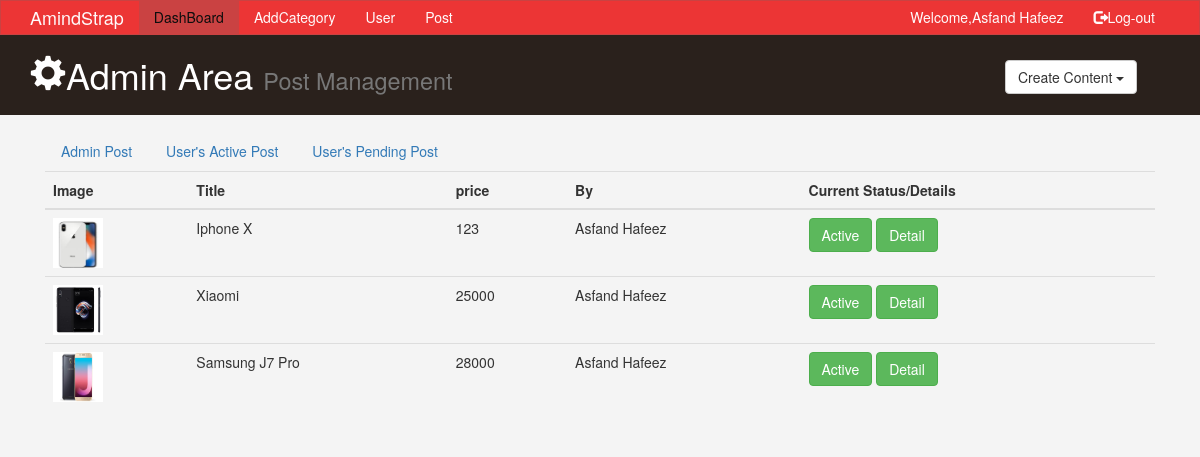
The app's page /admin/mypost.php (signed in) with its own data.
### tables this page shows
CREATE TABLE IF NOT EXISTS `users` (
  `id` int(255) NOT NULL AUTO_INCREMENT,
  `name` varchar(255) NOT NULL,
  `img` varchar(255) NOT NULL,
  `email` varchar(255) NOT NULL,
  `pass` varchar(255) NOT NULL,
  `gender` varchar(255) NOT NULL,
  `mobile` varchar(255) NOT NULL,
  `city` varchar(255) NOT NULL,
  `address` varchar(255) NOT NULL,
  `role` varchar(255) NOT NULL,
  `status` int(255) NOT NULL,
  PRIMARY KEY (`id`)
);

CREATE TABLE IF NOT EXISTS `post` (
  `id` int(255) NOT NULL AUTO_INCREMENT,
  `status` varchar(255) NOT NULL,
  `posted_date` varchar(255) NOT NULL,
  `img1` varchar(255) NOT NULL,
  `img2` varchar(255) NOT NULL,
  `title` varchar(255) NOT NULL,
  `price` int(255) NOT NULL,
  `mobile` text NOT NULL,
  `city` varchar(255) NOT NULL,
  `detail` varchar(255) NOT NULL,
  `user_id` int(11) NOT NULL,
  `category` varchar(255) NOT NULL,
  `views` int(255) NOT NULL,
  PRIMARY KEY (`id`)
);

### config.php (called while the page is built)
<?php
    $host = "localhost";
	$db_name = "FYP";
    $username = "root";
    $password = "";
	try	{
		$DB_con= new PDO ("mysql:host={$host};dbname={$db_name}",$username,$password);
		$DB_con->setAttribute(PDO::ATTR_ERRMODE , PDO::ERRMODE_EXCEPTION);
	}
	catch (PDOException $e)
	{
		echo $e->getMessage();
	}
	require_once "classcrud.php";
	$class= new crud($DB_con);
?>

### classcrud.php (called while the page is built, shortened)
<?php
class crud {
private $db;
function __construct ($db_con)
{
	$this->db= $db_con;
}
public function fetchdata($sql)
{
	$query= $this->db->prepare($sql);
	$query->execute();
	return $query;
	}
}
?>

### admin/mypost.php (the view, shortened to what this page needs)
<?php
require "assets/header.php";
$post= $class->fetchdata("select * from post where user_id='$ok'");
?>
	 <header id="header">
	 <div class="container">
	<div class="row hidden-xs">
	<div class="col-sm-10 ">
	<h1 >   <span class="glyphicon glyphicon-cog"></span>Admin Area <small>Post Management</small></h1>
	</div>
	<div class="col-sm-2">
			<div class="dropdown creat">
			  <button class="btn btn-default dropdown-toggle" type="button" data-toggle="dropdown">Create Content
			  <span class="caret"></span></button>
			</div>
	</div>
	</div>
	 </div>
	 </header>
				<section id="main">
				<div class="container">
				<div class="row">
				<div class="col-sm-12">
				<?php
					if($data['role']=="admin")
					{
					?>
				<div class="col-xs-12 col-sm-12 col-md-12 col-lg-12 col-xl-12">
					<ul class="nav nav-tabs">
        		<li class="nav-item">
        			<a href="mypost.php" class="nav-link active">Admin Post</a>
        		</li>
        		<li class="nav-item">
        			<a href="userpost.php" class="nav-link">User's Active Post</a>
        		</li>
				<li class="nav-item">
        			<a href="userpendingpost.php" class="nav-link">User's Pending Post</a>
        		</li>
				</ul>
				<table class="table">
			  <thead class="thead-dark">
				<tr>
				 <th scope="col">Image</th>
				  <th scope="col">Title</th>
				  <th scope="col">price</th>
				  <th scope="col">By</th>
				  <th scope="col">Current Status/Details</th>
				</tr>
			  </thead>
			  <tbody>
						<?php
		while($detail=$post->fetch(PDO::FETCH_ASSOC))
		{
			extract($detail);
			?>
							<tr>
				   <td><img src="../images/<?php echo $img1;?>" style="width:50px;height:50px;"/></td>
					<td><?php echo $title ?></td>
				  <td><?php echo $price ?></td>
				  				  <td style="text-transform:capitalize;">
				  <?php
			$user= $class->fetchdata("SELECT * FROM `users` WHERE id = '$user_id'");
			$userName=$user->fetch(PDO::FETCH_ASSOC);
				echo $userName['name'];
				  ?></td>
				  <td>
				  <?php
				  if($status=="Active")
				  {
				?>
	<a href="poststatus.php?from=mypost&id=<?php echo $id; ?>&status=Pending" type="button" class="btn btn-success">Active</a>
				<?php
				  }else{
				  ?>
	<a href="poststatus.php?from=mypost&id=<?php echo $id; ?>&status=Active" type="button" class="btn btn-danger">Pending</a>
				  <?php
				  }
				  ?>
<a href="detail.php?id=<?php echo $id; ?>" type="button" class="btn btn-success">Detail</a> </td>
					</tr>
		<?php }
		?>
		 </tbody>
			</table>
				</div>
				<?php
				}
				?>
				</div>
				</div>
				</div>
				</section>
</body>
</html>

### admin/assets/header.php (shortened to what this page needs)
<?php
include "../config.php";
if(empty($_SESSION['id']))
		{
			 ?>
			 <script> window.location.href="login.php";</script>
			 <?php
		}else{
			$ok = $_SESSION['id'];
		}
		$query= $class->fetchdata(" select * from users where id='$ok'");
		$data=$query->fetch(PDO::FETCH_ASSOC);
		?>
<!DOCTYPE HTML>
<html lang="en-US">
<head>
	<link rel="stylesheet" href="css/bootstrap.css" />
	<link rel="stylesheet" href="css/mystyle.css" />
	<link rel="stylesheet" href="css/awesome.min.css">
</head>
<body>
<nav class="navbar navbar-default ">
  <div class="container  ">
    <div class="navbar-header">
	<a href="../index.php" class="navbar-brand">AmindStrap</a>
	</div>
     <div class="collapse navbar-collapse" id="myNavbar">
	<ul class="nav navbar-nav">
		<li class="active act"><a href="index.php">DashBoard</a></li>
				<?php
					if($data['role']=="admin")
					{
					?>
							<li><a href="Category.php">AddCategory</a></li>
							<li><a href="users.php">User</a></li>
							<li><a href="mypost.php">Post</a></li>
					<?php
					}else {
					?>
		<li><a href="active.php">Post</a></li>
					<?php } ?>
	</ul>
<ul class="nav navbar-nav  navbar-right">
		<li ><a href="profile.php" style="text-transform:capitalize;">Welcome,<?php echo $data['name'];?></a></li>
		<li><a href="logout.php"><span class="glyphicon glyphicon-log-out"></span>Log-out</a></li>
	</ul>
	</div>
  </div>
</nav>

### admin/css/mystyle.css (style rules this page uses)
body { background:#f4f4f4; }
.navbar { min-height:33px !important; margin-bottom:0px; border-radius:0px; }
.navbar-nav > li >a ,.navbar-brand { padding-top:6px !important; padding-bottom:0px !important; height:33px; }
.navbar-default { background-color: #ec3535; border-color: #ca4242; }
.navbar-default .navbar-brand { color: #fffafb; }
.navbar-default .navbar-nav > li > a { color: #fffafb; }
.navbar-default .navbar-nav > .active > a, .navbar-default .navbar-nav > .active > a:hover, .navbar-default .navbar-nav > .active > a:focus { color: #0d0d0d; background-color: #ca4242; }
.navbar-default .navbar-collapse, .navbar-default .navbar-form { border-color: #fffafb; }
#header { background:#2A211C; color:#fff; padding-bottom:10px; margin-bottom:15px; }
#header .creat { padding-top:25px; }

### records on screen
users: name "Asfand Hafeez"
post: img1 (picture), title "Iphone X", price "123", user.name "Asfand Hafeez"
post: img1 (picture), title "Xiaomi", price "25000", user.name "Asfand Hafeez"
post: img1 (picture), title "Samsung J7 Pro", price "28000", user.name "Asfand Hafeez"
